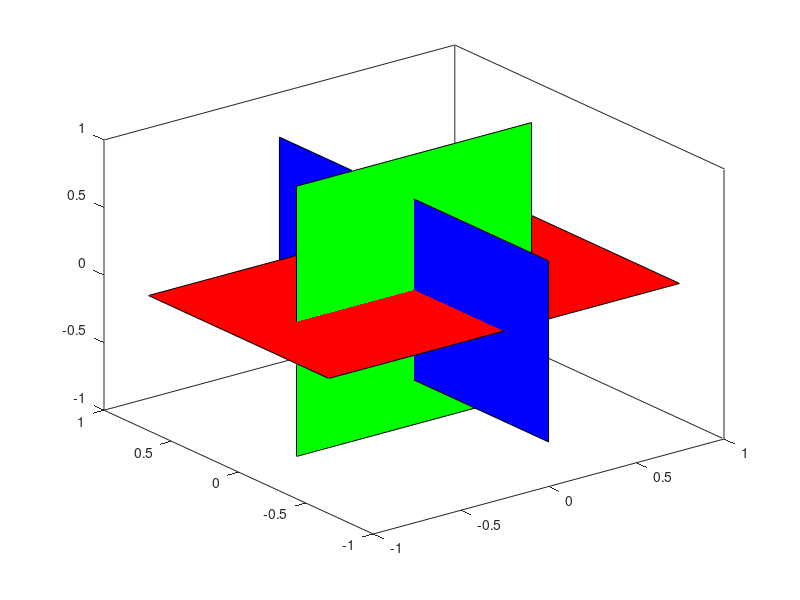

This figure's MATLAB source: (Note: this script raises an error after producing the figure.)
% August 6 2015


%% Transparency in 3D
%
% Transparency is a very useful feature when creating pictures in 3D. But
% there are a suprising number of things to think about when you're using
% transparency in 3D.
%
% Let's look at a simple example to explore some of these issues.
%
% First we'll create a patch with three rectangular faces.
%
u = [-1; 1; 1; -1];
v = [-.67; -.67; .67; .67];
w = [0; 0; 0; 0];
h = patch([u,v,w],[v,w,u],[w,u,v],zeros(4,3), ...
          'FaceVertexCData',eye(3),'FaceColor','flat');
view(3)
box on
%%
% Next we'll make them partially transparent.
%
h.FaceAlpha = 1/3;

%%
% Notice that there are two areas where we see just the blue and green
% patches.
%
a1 = annotation('textarrow','X',[.725 .6125],'Y',[.05 .375],'String','Green in back of Blue');
a2 = annotation('textarrow','X',[.365 .47],'Y',[.93 .67],'String','Green in front of Blue');

%%
% But if we look closely, they're not the same color. The upper left area 
% is greener, and the lower right area is bluer.
%
a1.String = 'Red=0.44, Green=0.67, Blue=0.78';
a2.String = 'Red=0.44, Green=0.78, Blue=0.67';

%%
% Why is that, and where do those numbers come from?
%
% When we draw a transparent object, the color is determined by 
% <https://en.wikipedia.org/wiki/Alpha_compositing compositing>
% the object using a blend function that looks like this:
% 
% $$C_{after} = \alpha*C_{object} + (1-\alpha)*C_{before}$$
%
% When we draw overlapping transparent objects, the result is the product of
% multiple compositing operations. The blending functions of the compositing 
% operations multiply like this:
%
% $$C_{after} = \alpha_2*C_{object2} + (1-\alpha_2)*(\alpha_1*C_{object1} + (1-\alpha_1)*C_{before})$$
%
% If you stick our colors and alphas into those equations, you'll get the numbers we saw
% earlier.
%
a1.String = '\alpha Blue + (1-\alpha)(\alpha Green + (1-\alpha)White)';
a2.String = '\alpha Green + (1-\alpha)(\alpha Blue + (1-\alpha)White)';

%%
% The reason we have different colors in these two cases is that the
% blending function doesn't commute. 
%
% $$A \otimes B \neq B \otimes A$$
%
% There's another important point you should notice here. When we're drawing 
% opaque objects (i.e. alpha=1), then the only thing that affects the final
% color of the pixel is the color of the last object to be drawn. But when
% we're drawing transparent objects (i.e. alpha<1), then the final color of
% the pixel is affected by the colors of all of the objects that touch that
% pixel, and the order matters because the blending function doesn't
% commute. In the upper left, we needed to draw the blue patch before
% the green. But in the lower right, we needed to draw the green patch
% before the blue.
%
% This means that depth sorting transparent objects is inherently more
% complex than depth sorting opaque objects. For the same reasons that MATLAB's
% <http://www.mathworks.com/help/matlab/ref/max.html max>
% function is simpler and faster than its <http://www.mathworks.com/help/matlab/ref/sort.html sort>
% function, the opaque depth sort is simpler and faster than the one we use
% for transparent objects.
%
% The depth sort for opaque objects is a simple one called
% <https://en.wikipedia.org/wiki/Z-buffering Z-buffering>. For depth
% sorting the transparent objects, there are a number of different choices.
% Each of them has its own strengths and weaknesses. In
% MATLAB Graphics, we do this depth sort with a technique called
% <https://en.wikipedia.org/wiki/Order-independent_transparency Order
% Independent Transparency>, or OIT for short. We chose OIT because it works 
% well on the current generation of graphics hardware, although there are 
% still a few graphics cards which don't support it. 
%
% OIT's biggest weakness is that it struggles when it encounters objects 
% with exactly the same depth. We can actually see that in this picture. 
% Those faint lines where the patches intersect are caused by that.
%
% The other thing you may have noticed is that when OIT kicks in, the
% antialiasing is lost. That's because OIT is implemented using the same
% resources as
% <http://blogs.mathworks.com/graphics/2015/07/13/graphicssmoothing-and-alignvertexcenters/
% GraphicsSmoothing> and we can't currently do both at the same time.
% 
% In earlier versions of MATLAB we didn't use the graphics hardware to sort 
% transparent objects. This meant that it didn't handle intersecting objects 
% very well. Here's what R2014a did with this picture:
%
% <<../R2014a.png>>
%
% You can actually get a very similar effect with the new graphics system by setting
% the <http://blogs.mathworks.com/graphics/2014/11/04/sortmethod/ SortMethod>, 
% although that will affect the opaque objects as well as the transparent
% ones. When SortMethod is set to childorder, then all of this gets a lot
% simpler. That's why you usually don't have to worry about these issues
% when you're drawing 2D scenes.
%

%%
% Now that we have a 3D scene with transparency, we might want to print
% it. There are a few more things to think about when we print 3D transparency.
%
% By default, when you print we use a sorting technique which is more like
% the one that MATLAB used on screen before R2014b. This means that it
% isn't going to handle this intersecting patch case well.
%
%   print -dpdf transparency.pdf
%
% <<../oit_pdf_snapshot.png>>
%

%%
% Even worse, if you're printing to one of the PostScript file formats 
% (.PS and .EPS), then you need to be aware of the fact that they do not
% support transparency at all! That's because colors in the PostScript 
% language are all opaque and do not have alpha values. 
%
%   print -dpsc transparency.ps
%
% <<../oit_ps_snapshot.png>>
%

%%
% That means that 
% if you're using transparency, you'll either need to output to a file 
% format which does support alpha (such as .PDF) or do the compositing 
% before writing the results to the file. 

%%
% The easiest way to do the compositing before writing the results to the 
% file is to tell the print command to use OpenGL. When you do that, MATLAB 
% will use OIT to generate an image with the correct sorting and compositing,
% and then save that image in the .PS file. But when you do this you might 
% want to increase the resolution because the default is to use the screen
% resolution.
%
%   print -dpsc -opengl -r600 transparency_opengl.ps
%
% <<../oit_opengl_snapshot.png>>
%
% I hope that gave you some insight into what's happening when you use
% transparency in 3D with MATLAB Graphics. 
%



%%
% _Copyright 2015 The MathWorks, Inc._

